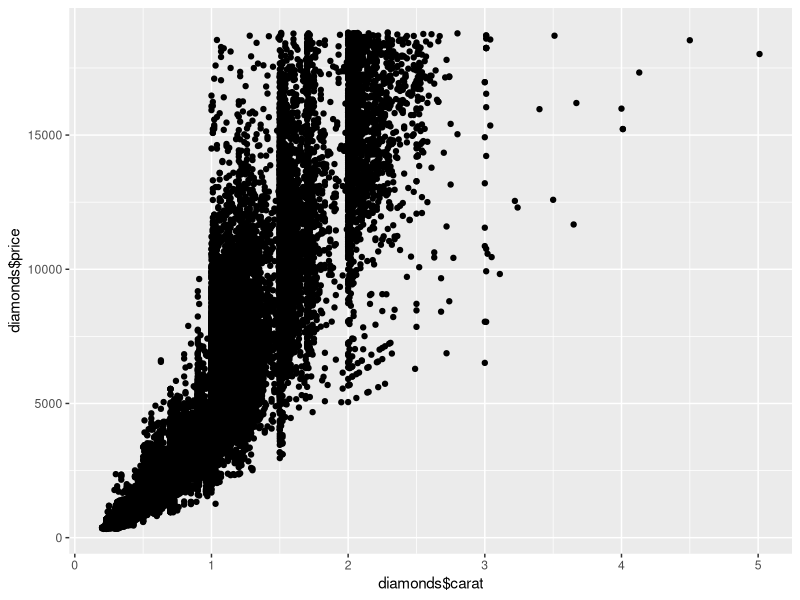
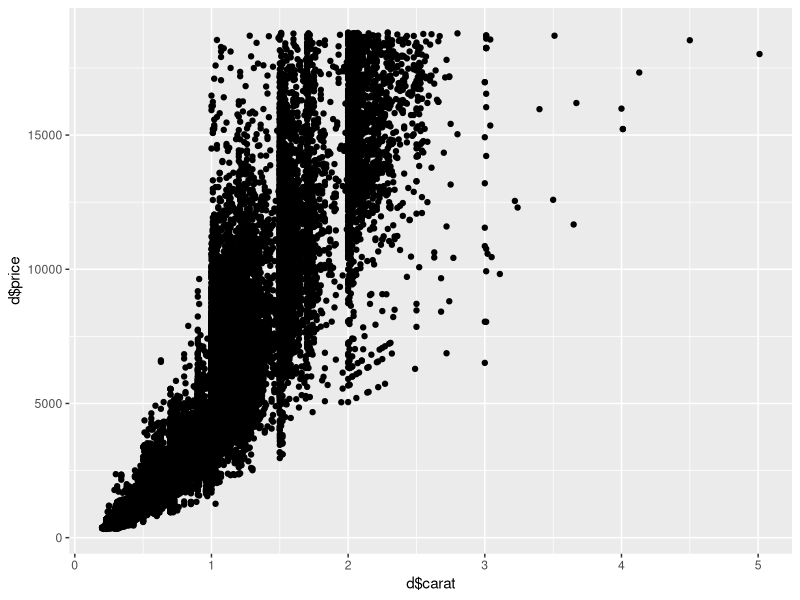
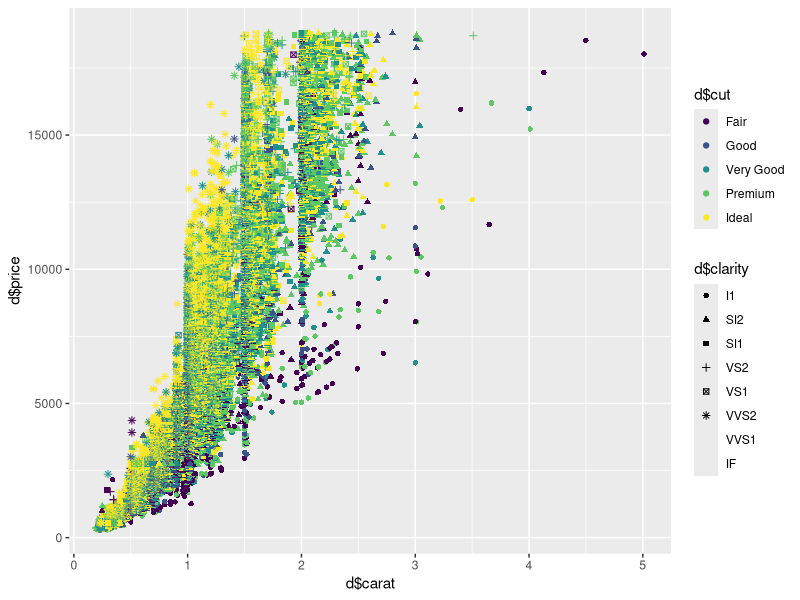
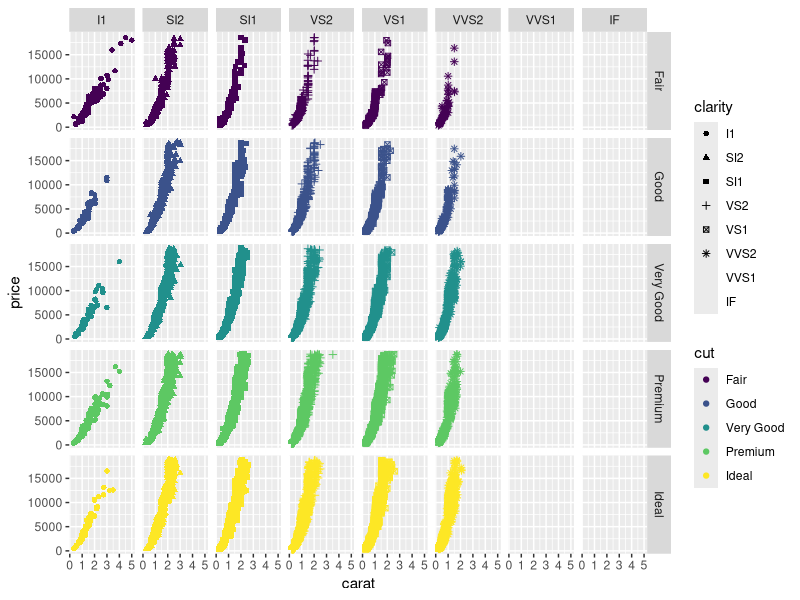
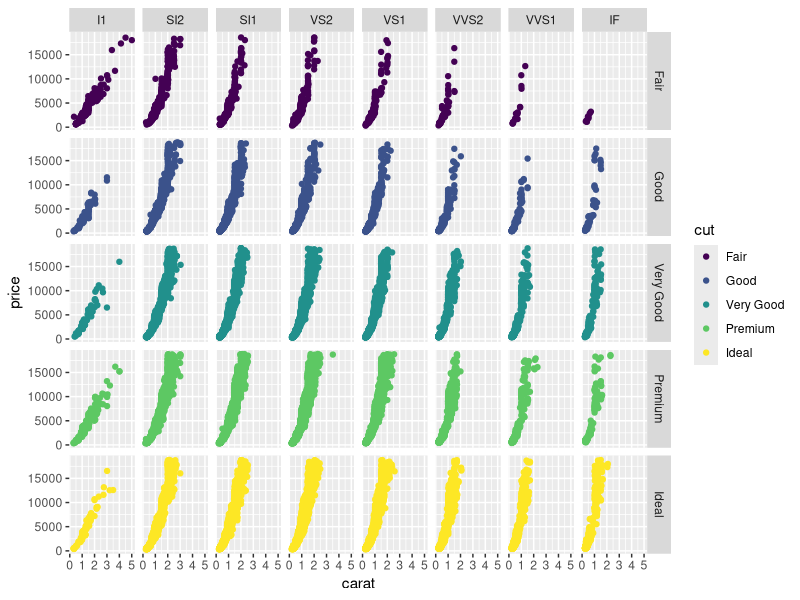
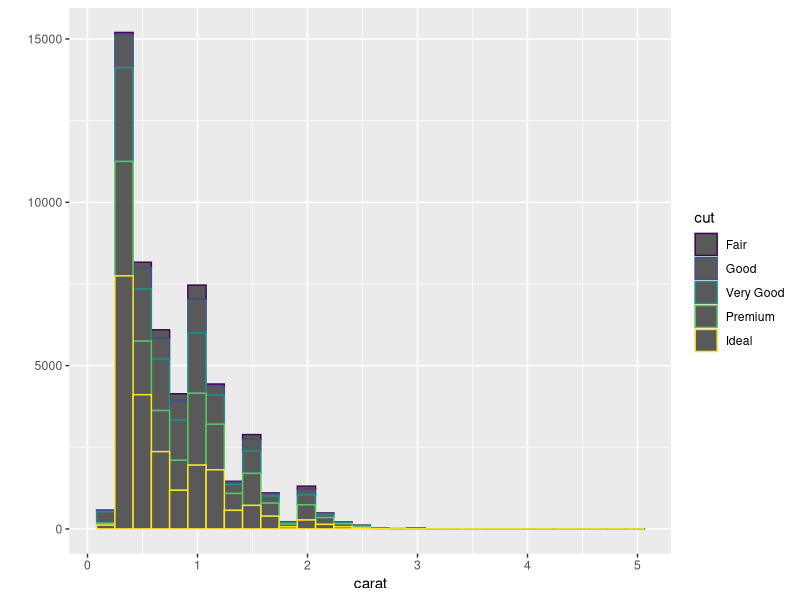
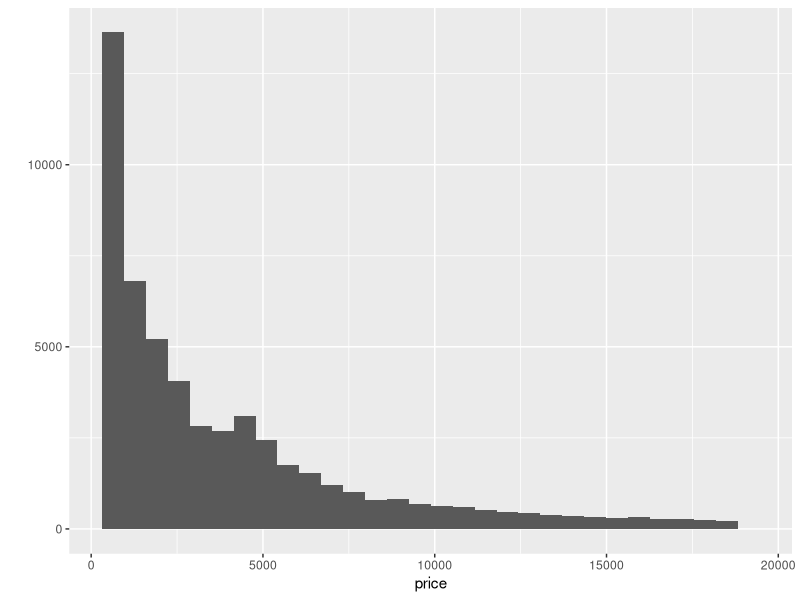
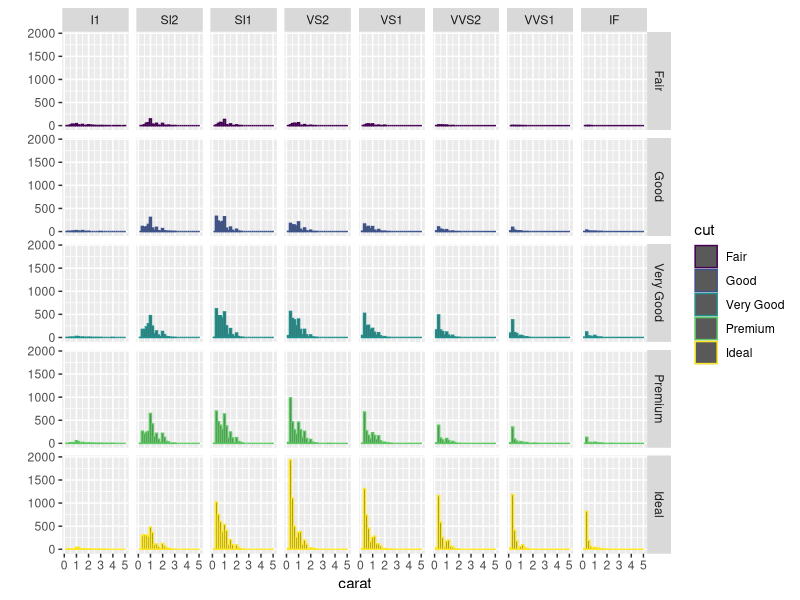

The R script that drew these images, in order:
## ---- chunk 1
#install.packages("ggplot2")
library(ggplot2)
## ---- chunk 2
head(diamonds)
qplot(diamonds$carat, diamonds$price)
## ---- chunk 3
d = diamonds
head(d)
qplot(d$carat, d$price)
## ---- chunk 4
qplot(d$carat, d$price, color = d$cut, shape = d$clarity)
## ---- chunk 5
qplot(carat, price, color = cut, shape = clarity, facets = cut ~ clarity, data = d)
## ---- chunk 6
qplot(carat, price, color = cut, facets = cut~ clarity, data = d)
## ---- chunk 7
qplot(carat, geom = "histogram", color = cut, data = d)
qplot(price, geom = "histogram", data = d)
## ---- chunk 8
qplot(carat, geom = "histogram", color = cut, facets = cut~ clarity, data = d)
qplot(price, geom = "histogram", color = cut, facets = cut~ clarity, data = d)
## ---- chunk 9
qplot(carat, geom = "histogram", facets = cut~ clarity, data = d)
qplot(carat, geom = "histogram", facets = cut~ clarity, data = d) + theme_bw()
qplot(carat, geom = "histogram", facets = cut~ clarity, data = d) + theme_classic()

## ---- chunk 10
d <- ggplot(diamonds, aes(x=carat, y=price)) # first you set the aesthetic and dataset
d + geom_point() # then you add geoms
d + geom_point(aes(colour = carat)) # and you can keep doing this to add layers to the plot
## ---- chunk 11
ggplot(diamonds, aes(x=carat, y=price)) + geom_point() + geom_point(aes(colour=carat))
## ---- chunk 12
ggplot(diamonds, aes(x=price)) + geom_histogram() + geom_histogram(aes(colour = cut))
## ---- chunk 13
library(tidyr)
library(dplyr)
library(stringr)

sem <- function(x) {sd(x) / sqrt(length(x))}
ci95 <- function(x) {sem(x) * 1.96}
## ---- chunk 14
subinfo <- read.csv("../data/sklar_expt6_subinfo_corrected.csv")
d.a <- read.csv("../data/sklar_expt6a_corrected.csv")
d.b <- read.csv("../data/sklar_expt6b_corrected.csv")
## ---- chunk 15
d.a.tidy = gather(d.a, subjID, RT, X1:X21)
d.b.tidy = gather(d.b, subjID, RT, X22:X42)
## ---- chunk 16
d.tidy = bind_rows(d.a.tidy, d.b.tidy)
d.eventidier = d.tidy %>% mutate(subid = str_sub(subjID, start = 2))
d.eventidier = select(d.eventidier, 1:7, RT, subid)
## ---- chunk 17
d.eventidier$subid = as.factor(d.eventidier$subid)
subinfo$subid = as.factor(subinfo$subid)
d = left_join(d.eventidier, subinfo)
## ---- chunk 18
d$presentation.time <- factor(d$presentation.time)
levels(d$operand) <- c("addition","subtraction")
## ---- chunk 19
d$RT = as.numeric(d$RT)
qplot(RT, data = d)
qplot(RT, presentation.time, data = d)
## ---- chunk 20
qplot(RT, bin = 1, data = d)
## ---- chunk 21
with(d, cor(subjective.test, objective.test))
with(d, qplot(subjective.test, objective.test))
with(d, boxplot(subjective.test, objective.test))
## ---- chunk 22
ds = filter(d, subjective.test ==0, objective.test<0.6)
ds = filter(ds, is.na(RT) == FALSE)
## ---- chunk 23
dev.off()
#qplot(congruent, RT, geom = "boxplot", facets = operand ~ presentation.time, na.rm = TRUE, data = ds) #ummm clearly not the right graph
ds.sub = ds %>% group_by(subid, congruent)
ds.sub.sum = summarise(ds.sub, mRT = mean(RT))
#ds %>% group_by(subid, congruent) %>% summarise(bet = mean(Answer_cost, na.rm=TRUE))


#ummmm... doesn't look too different by condition... also why is it removing data??
#con_mean = ds %>% filter(congruent == "yes" %>% mean(.$RT)
#inc_mean = mean(filter(ds, congruent == "no")$RT)
## ---- chunk 24

## ---- chunk 25

## ---- chunk 26

## ---- chunk 27

